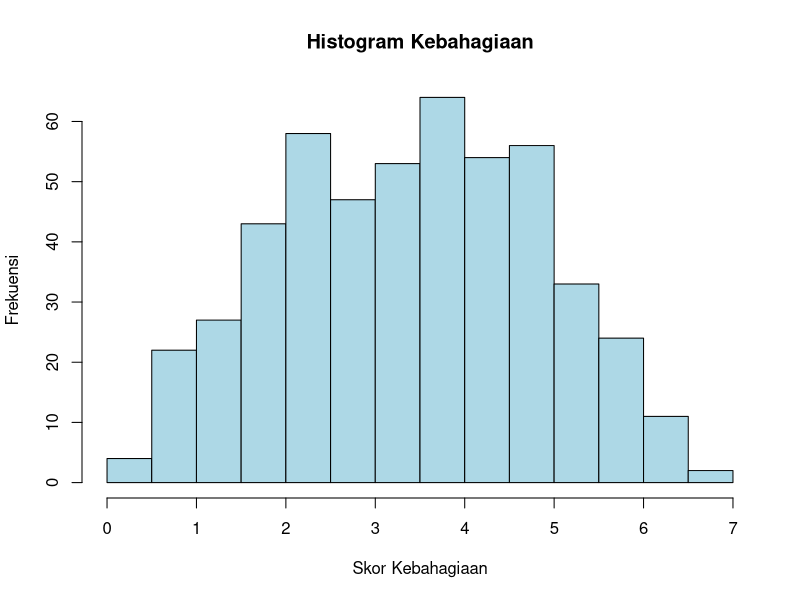
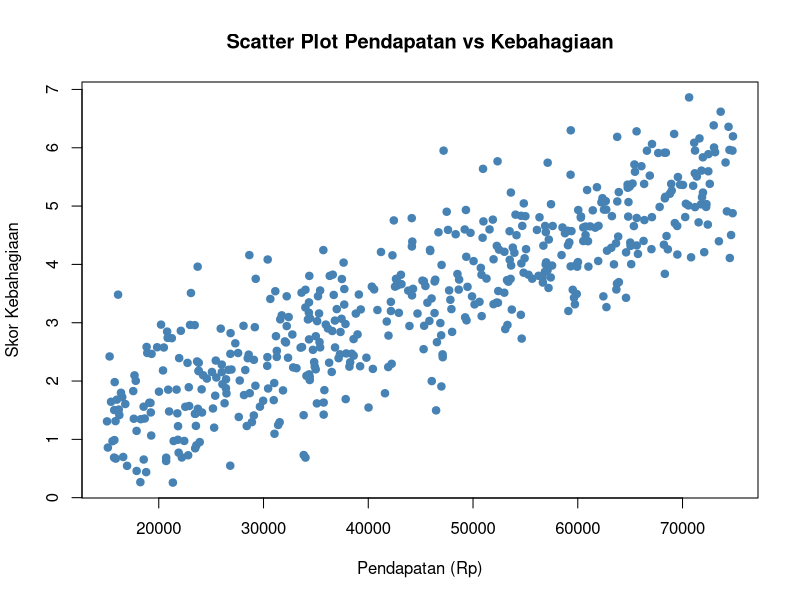
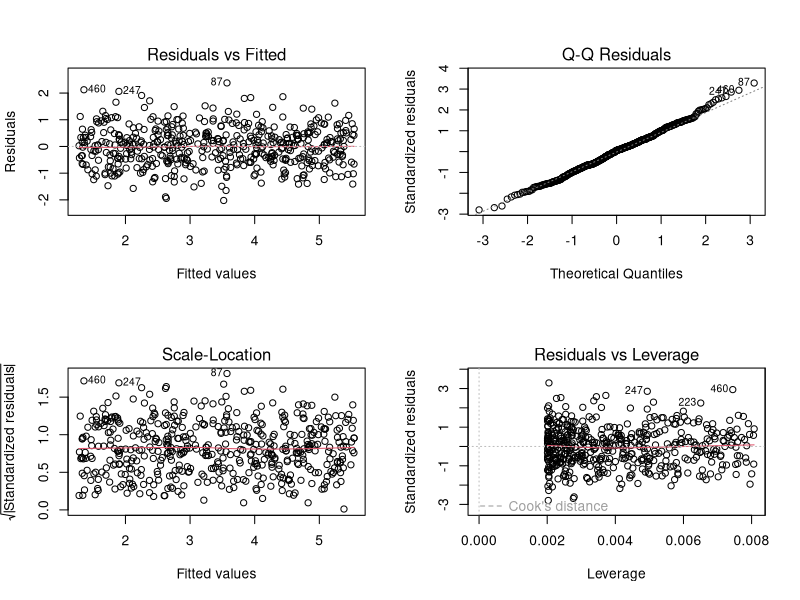
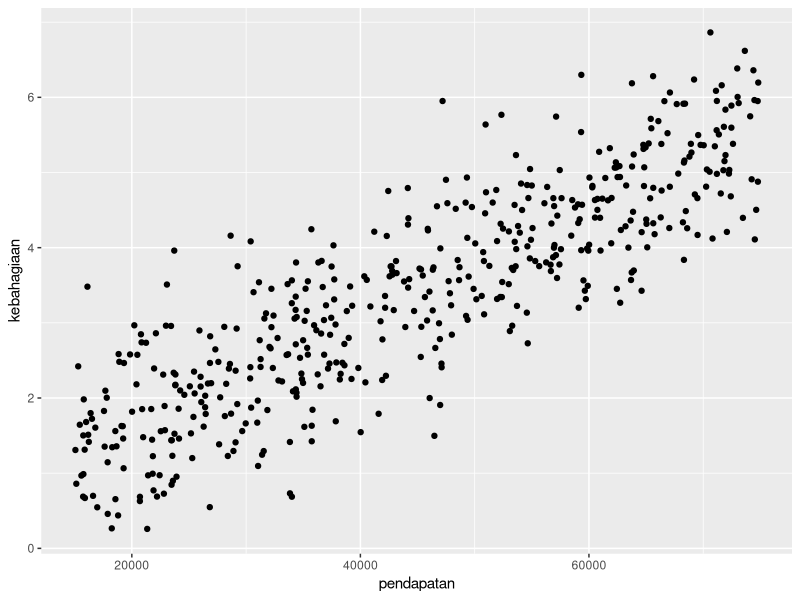
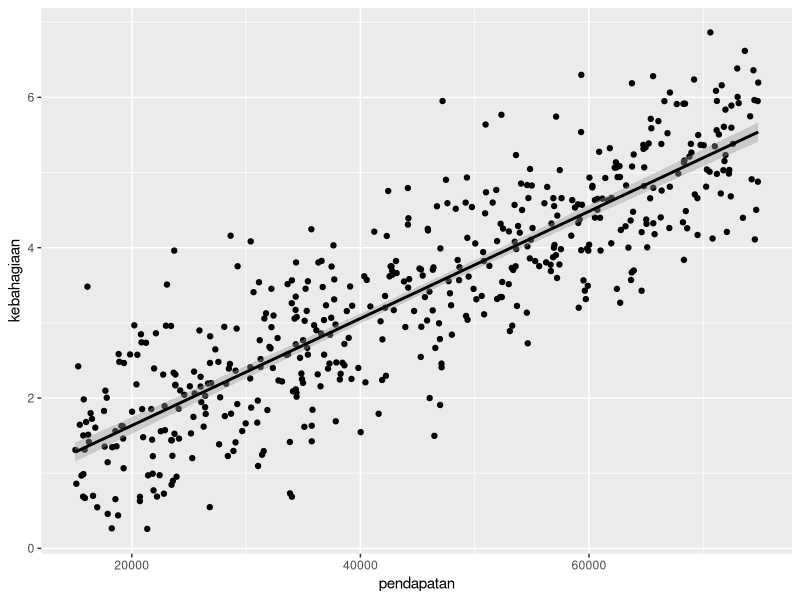
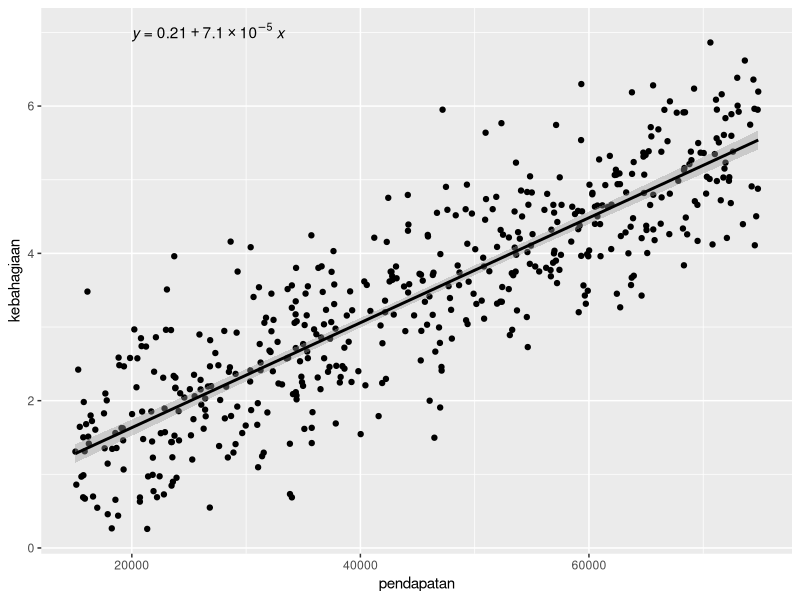
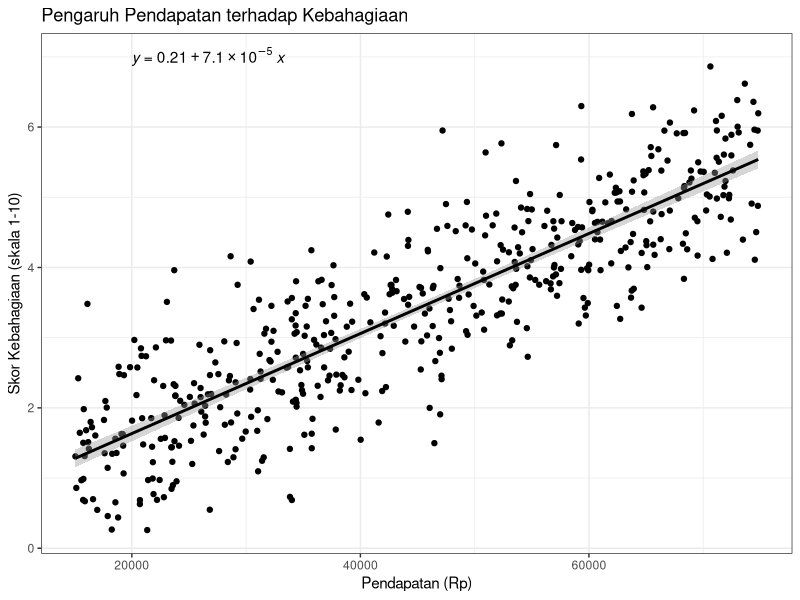

Here is the R script that generated these plots, in order:
# NAMA : I KD WIJAYA SASHMITHA ADHI C
# NIM  : 048068753
# Tugas Tutorial 2 Analisis dan Visualisasi Data (STSI4204)
# Regresi linear sederhana: pengaruh pendapatan terhadap kebahagiaan

# --- 0. Install & load paket ---
paket <- c("ggplot2", "dplyr", "broom", "ggpubr")
for (p in paket) {
  if (!requireNamespace(p, quietly = TRUE)) install.packages(p, repos = "https://cloud.r-project.org")
}
library(ggplot2)
library(dplyr)
library(broom)
library(ggpubr)

# --- 1. Import data ---
# Working directory = folder kuliah-sistem-informasi (root repo)
data_tugas <- read.table("data-analytics-stsi4204/tugas-2/data_tugas_2_AVD.csv",
                         sep = ";", dec = ".", skip = 1, header = TRUE)
data_tugas <- data_tugas %>%
  select(pendapatan, kebahagiaan) %>%
  mutate(pendapatan = pendapatan * 10000)   # nilai asli dikalikan 10.000

str(data_tugas)
summary(data_tugas)

# --- a. Histogram variabel terikat (kebahagiaan) ---
hist(data_tugas$kebahagiaan,
     main = "Histogram Kebahagiaan",
     xlab = "Skor Kebahagiaan", ylab = "Frekuensi",
     col = "lightblue", border = "black")

# --- b. Scatter plot pendapatan vs kebahagiaan ---
plot(kebahagiaan ~ pendapatan, data = data_tugas,
     main = "Scatter Plot Pendapatan vs Kebahagiaan",
     xlab = "Pendapatan (Rp)", ylab = "Skor Kebahagiaan",
     pch = 19, col = "steelblue")
cor(data_tugas$pendapatan, data_tugas$kebahagiaan)

# --- c. Regresi linear sederhana ---
regresi_kebahagiaan <- lm(kebahagiaan ~ pendapatan, data = data_tugas)
summary(regresi_kebahagiaan)

# --- d. Cek homoskedastisitas ---
par(mfrow = c(2, 2))
plot(regresi_kebahagiaan)
par(mfrow = c(1, 1))

# --- e. Visualisasi hasil regresi ---
# e1. Plot data points
grafik <- ggplot(data_tugas, aes(x = pendapatan, y = kebahagiaan)) +
  geom_point()
grafik

# e2. Tambah garis regresi linear
grafik <- grafik +
  geom_smooth(method = "lm", col = "black")
grafik

# e3. Tambah persamaan garis regresi
grafik <- grafik +
  stat_regline_equation(label.x = 20000, label.y = 7)
grafik

# e4. Judul dan label sumbu x dan y
grafik <- grafik +
  theme_bw() +
  labs(title = "Pengaruh Pendapatan terhadap Kebahagiaan",
       x = "Pendapatan (Rp)",
       y = "Skor Kebahagiaan (skala 1-10)")
grafik
